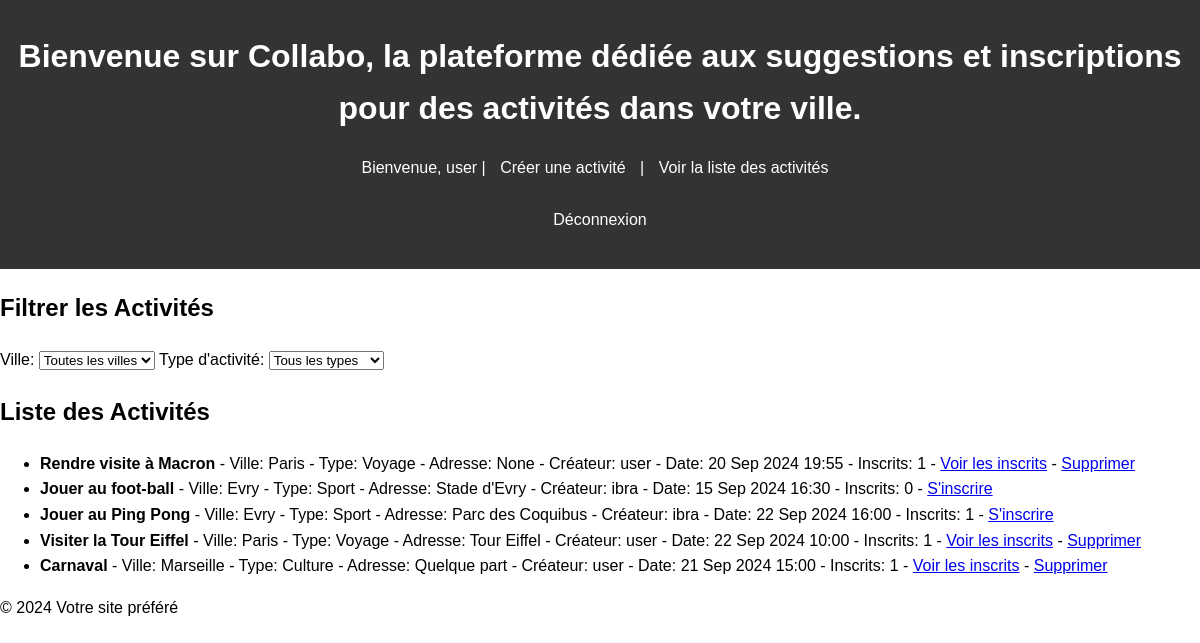
/activites/ (signed in), run on the app's committed database.
### public/models.py (models this page shows, shortened)
class Activite(models.Model):
    nom = models.CharField(max_length=280)
    createur = models.ForeignKey(User, on_delete=models.CASCADE)
    ville = models.ForeignKey(Ville, on_delete=models.CASCADE)
    type = models.ForeignKey(TypeActivite, on_delete=models.CASCADE)
    date = models.DateTimeField()
    adresse = models.CharField(max_length=280, null=True)

class Ville(models.Model):
    nom = models.CharField(max_length=100)

class TypeActivite(models.Model):
    type = models.CharField(max_length=100, null=True, blank=True)   # Assurez-vous que ce champ existe

### public/views.py (the view)
# urls.py: path('activites/', views.activite_list, name='activite_list'),
def activite_list(request):
    ville_id = request.GET.get('ville')
    type_id = request.GET.get('type')
    activites = Activite.objects.all()
    if ville_id:
        activites = activites.filter(ville_id=ville_id)
    if type_id:
        activites = activites.filter(type_id=type_id)
    types_activites = TypeActivite.objects.all()
    villes = Ville.objects.all()
    context = {
        'types_activites': types_activites,
        'villes': villes,
        'activites': activites,
        'selected_ville': ville_id,
        'selected_type': type_id,
    }
    return render(request, 'activite_list.html', context)

### public/templates/activite_list.html (shortened to what this page needs)
{% extends 'base.html' %}
{% block content %}
    <h2>Filtrer les Activités</h2>
    <form method="get" action="{% url 'activite_list' %}">
        <label for="ville">Ville:</label>
        <select id="ville" name="ville" onchange="this.form.submit()">
            <option value="">Toutes les villes</option>
        </select>
        <label for="type">Type d'activité:</label>
        <select id="type" name="type" onchange="this.form.submit()">
            <option value="">Tous les types</option>
        </select>
    </form>
    <h2>Liste des Activités</h2>
    {% if activites %}
        <ul>
            {% for activite in activites %}
                <li>
                    <strong>{{ activite.nom }}</strong>
                    - Ville: {{ activite.ville.nom }}
                    - Type: {{ activite.type.type }}
                    - Adresse: {{ activite.adresse }}
                    - Créateur: {{ activite.createur.username }}
                    - Date: {{ activite.date|date:"d M Y H:i" }}
                    - Inscrits: {{ activite.registration_set.count }}
                    {% if user.is_authenticated %}
                        {% if user == activite.createur %}
                            - <a href="{% url 'inscription_activite_list' activite.id %}">Voir les inscrits</a>
                            - <a href="{% url 'supprimer_activite' activite.id %}">Supprimer</a>
                        {% else %}
                            - <a href="{% url 'inscription_activite' activite.id %}">S'inscrire</a>
                        {% endif %}
                    {% else %}
                        - <a href="{% url 'login' %}">Connectez-vous pour vous inscrire</a>
                    {% endif %}
                </li>
            {% endfor %}
        </ul>
    {% else %}
        <p>Aucune activité ne correspond à vos critères.</p>
    {% endif %}
{% endblock %}

### public/templates/base.html (shortened to what this page needs)
<!DOCTYPE html>
<html>
<head>
    {% load static %}
    <link rel="stylesheet" href="{% static 'css/style.css' %}">
</head>
<body>
    <header>
        <h1>Bienvenue sur Collabo, la plateforme dédiée aux suggestions et inscriptions pour des activités dans votre ville.</h1>
        {% if user.is_authenticated %}
            <p>Bienvenue, {{ user.username }} | <a href="{% url 'creer_activite' %}">Créer une activité</a> | <a href="{% url 'activite_list' %}">Voir la liste des activités</a>
                <form method="post" action="{% url 'logout' %}">
                <button type="submit">Déconnexion</button>
            </form>
             </p>
        {% else %}
            <p><a href="{% url 'login' %}">Se connecter</a> </p>
        {% endif %}
    </header>
    <div class="content">
        {% block content %}
        {% endblock %}
    </div>
    <footer>
        <p>&copy; 2024 Votre site préféré </p>
    </footer>
</body>
</html>

### public/static/css/style.css (style rules this page uses)
body { font-family: Arial, sans-serif; line-height: 1.6; margin: 0; padding: 0; }
header { background: #333; color: #fff; padding: 10px 0; text-align: center; }
header a { color: #fff; text-decoration: none; padding: 0 10px; }
button { background-color: #333; border: none; color: white; padding: 10px 20px; text-align: center; text-decoration: none; display: inline-block; font-size: 16px; margin: 4px 2px; cursor: pointer; }

### data on the page
Activite: nom "Rendre visite à Macron", ville.nom "Paris", type.type "Voyage", adresse "None", createur.username "user", date "20 Sep 2024 19:55", registration_set.count "1", shows "Voir les inscrits"
Activite: nom "Jouer au foot-ball", ville.nom "Evry", type.type "Sport", adresse "Stade d'Evry", createur.username "ibra", date "15 Sep 2024 16:30", registration_set.count "0", shows "S'inscrire"
Activite: nom "Jouer au Ping Pong", ville.nom "Evry", type.type "Sport", adresse "Parc des Coquibus", createur.username "ibra", date "22 Sep 2024 16:00", registration_set.count "1", shows "S'inscrire"
Activite: nom "Visiter la Tour Eiffel", ville.nom "Paris", type.type "Voyage", adresse "Tour Eiffel", createur.username "user", date "22 Sep 2024 10:00", registration_set.count "1", shows "Voir les inscrits"
Activite: nom "Carnaval", ville.nom "Marseille", type.type "Culture", adresse "Quelque part", createur.username "user", date "21 Sep 2024 15:00", registration_set.count "1", shows "Voir les inscrits"

### other printed values
{{ user.username }} "user"
